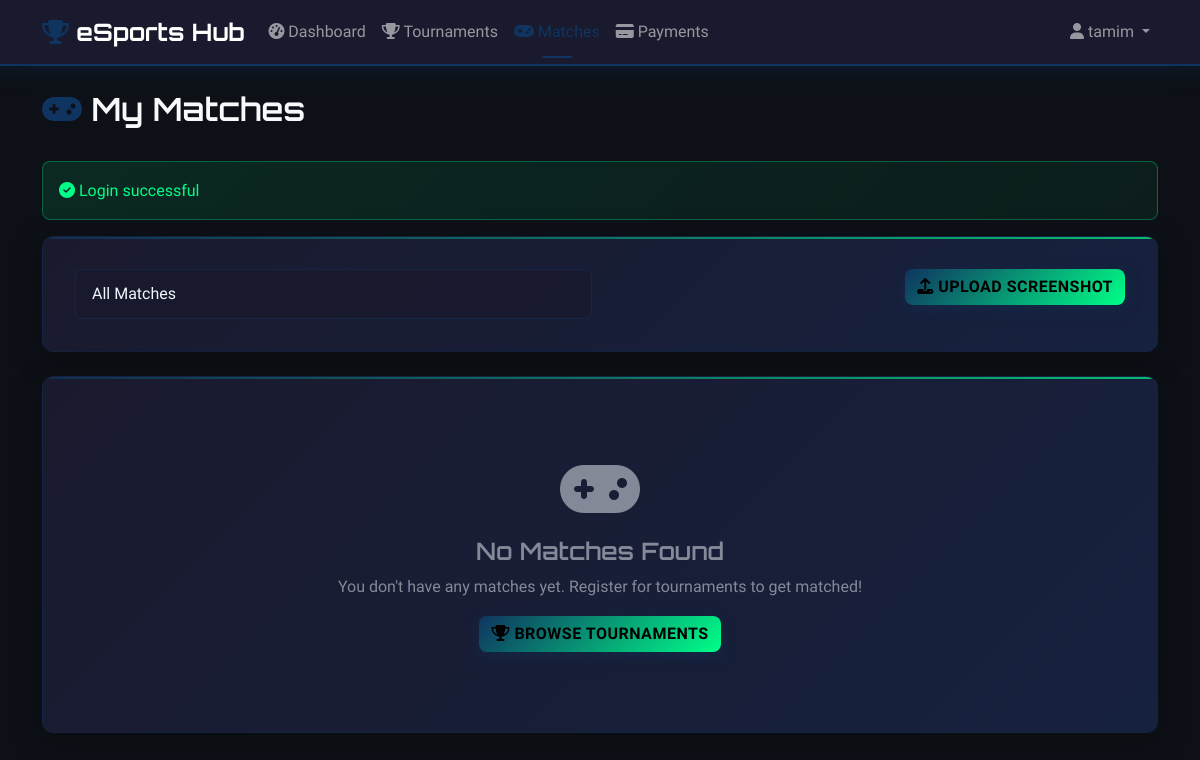
The page /user/matches.php (signed in) on the database as committed earlier.
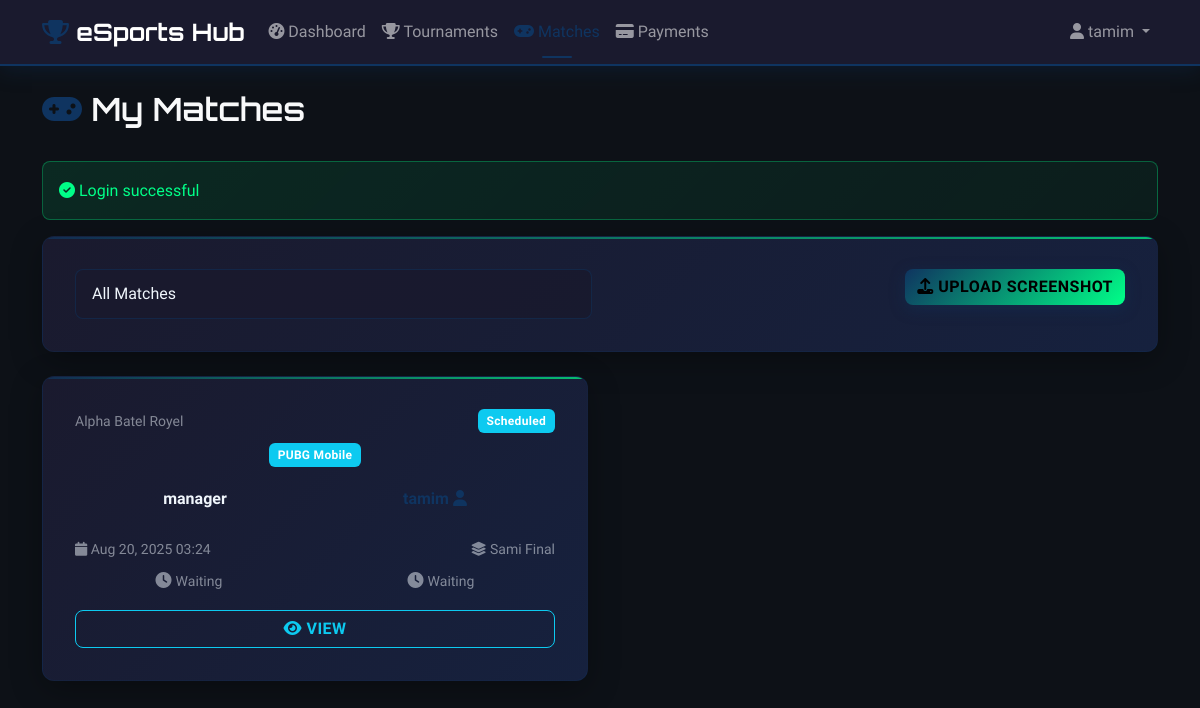
The same page on the database as committed later.
### tables this page shows
CREATE TABLE matches (
                    id INTEGER PRIMARY KEY AUTOINCREMENT,
                    tournament_id INTEGER NOT NULL,
                    team1_id INTEGER NOT NULL,
                    team2_id INTEGER NOT NULL,
                    team1_name VARCHAR(100),
                    team2_name VARCHAR(100),
                    status VARCHAR(20) DEFAULT 'scheduled',
                    score1 INTEGER,
                    score2 INTEGER,
                    winner_id INTEGER,
                    scheduled_at DATETIME,
                    started_at DATETIME,
                    completed_at DATETIME,
                    created_at DATETIME DEFAULT CURRENT_TIMESTAMP, scheduled_date DATETIME, updated_at TIMESTAMP DEFAULT CURRENT_TIMESTAMP, round VARCHAR(50), notes TEXT,
                    FOREIGN KEY (tournament_id) REFERENCES tournaments(id) ON DELETE CASCADE,
                    FOREIGN KEY (team1_id) REFERENCES users(id),
                    FOREIGN KEY (team2_id) REFERENCES users(id),
                    FOREIGN KEY (winner_id) REFERENCES users(id)
                );

CREATE TABLE tournaments (
                    id INTEGER PRIMARY KEY AUTOINCREMENT,
                    name VARCHAR(200) NOT NULL,
                    description TEXT,
                    game_type VARCHAR(100) NOT NULL,
                    max_teams INTEGER NOT NULL,
                    entry_fee DECIMAL(10,2) DEFAULT 0,
                    prize_pool DECIMAL(10,2) DEFAULT 0,
                    start_date DATETIME,
                    end_date DATETIME,
                    status VARCHAR(20) DEFAULT 'upcoming',
                    thumbnail VARCHAR(255),
                    created_at DATETIME DEFAULT CURRENT_TIMESTAMP,
                    updated_at DATETIME DEFAULT CURRENT_TIMESTAMP
                , winner_id INTEGER, runner_up_id INTEGER, third_place_id INTEGER, winner_prize DECIMAL(10,2) DEFAULT 0.00, runner_up_prize DECIMAL(10,2) DEFAULT 0.00, third_place_prize DECIMAL(10,2) DEFAULT 0.00);

### includes/functions.php (called while the page is built, shortened)
<?php
function formatDate($date, $format = 'M d, Y H:i') {
    return date($format, strtotime($date));
}
?>

### user/matches.php (the view, shortened to what the changed rows need)
<?php
require_once '../config/config.php';
$action = $_GET['action'] ?? 'list';
$userId = $_SESSION['user_id'];
if ($action === 'list') {
    $whereClause = 'WHERE (m.team1_id = ? OR m.team2_id = ?)';
    $params = [$userId, $userId];
    $stmt = $pdo->prepare("
        SELECT m.*, t.name as tournament_name, t.game_type,
               u1.username as team1_name, u2.username as team2_name,
               uw.username as winner_name,
               ms1.screenshot_url as team1_screenshot,
               ms2.screenshot_url as team2_screenshot
        FROM matches m
        JOIN tournaments t ON m.tournament_id = t.id
        JOIN users u1 ON m.team1_id = u1.id
        JOIN users u2 ON m.team2_id = u2.id
        LEFT JOIN users uw ON m.winner_id = uw.id
        LEFT JOIN match_screenshots ms1 ON m.id = ms1.match_id AND ms1.team_id = u1.id
        LEFT JOIN match_screenshots ms2 ON m.id = ms2.match_id AND ms2.team_id = u2.id
        $whereClause
        ORDER BY m.scheduled_date DESC, m.created_at DESC
    ");
    $stmt->execute($params);
    $matches = $stmt->fetchAll();
}
?>
<!DOCTYPE html>
<html lang="en">
<head>
    <link href="https://cdn.jsdelivr.net/npm/bootstrap@5.3.0/dist/css/bootstrap.min.css" rel="stylesheet">
    <link rel="stylesheet" href="https://cdnjs.cloudflare.com/ajax/libs/font-awesome/6.4.0/css/all.min.css">
    <link rel="stylesheet" href="../assets/css/style.css">
</head>
<body>
    <div class="container my-4">
        <div class="d-flex justify-content-between align-items-center mb-4">
            <h2 class="text-light">
                <i class="fas fa-gamepad text-accent"></i>
                <?= $action === 'view' ? 'Match Details' : ($action === 'upload' ? 'Upload Screenshot' : 'My Matches') ?>
            </h2>
        </div>
        <?php if ($action === 'list'): ?>
            <?php if (empty($matches)): ?>
                <div class="gaming-card">
                    <div class="text-center text-light-50 py-5">
                        <i class="fas fa-gamepad fa-4x mb-3"></i>
                        <h4>No Matches Found</h4>
                        <p>You don't have any matches yet. Register for tournaments to get matched!</p>
                        <a href="tournaments.php" class="btn btn-accent">
                            <i class="fas fa-trophy"></i> Browse Tournaments
                        </a>
                    </div>
                </div>
            <?php else: ?>
                <div class="row">
                    <?php foreach ($matches as $match): ?>
                        <div class="col-lg-6 mb-4">
                            <div class="gaming-card match-card h-100">
                                <div class="match-header mb-3">
                                    <div class="d-flex justify-content-between align-items-center mb-2">
                                        <small class="text-light-50"><?= htmlspecialchars($match['tournament_name']) ?></small>
                                        <span class="badge bg-<?= $match['status'] === 'completed' ? 'success' : ($match['status'] === 'live' ? 'danger' : 'info') ?>">
                                            <?= ucfirst($match['status']) ?>
                                        </span>
                                    </div>
                                    <div class="text-center">
                                        <span class="badge bg-info"><?= htmlspecialchars($match['game_type']) ?></span>
                                    </div>
                                </div>
                                <div class="match-teams mb-3">
                                    <div class="d-flex align-items-center justify-content-between">
                                        <div class="team-info text-center">
                                            <div class="team-name <?= $match['team1_id'] == $userId ? 'text-accent fw-bold' : '' ?>">
                                                <?= htmlspecialchars($match['team1_name']) ?>
                                            </div>
                                        </div>
                                        <div class="team-info text-center">
                                            <div class="team-name <?= $match['team2_id'] == $userId ? 'text-accent fw-bold' : '' ?>">
                                                <?php if ($match['team2_id'] == $userId): ?>
                                                    <i class="fas fa-user text-accent"></i>
                                                <?php endif; ?>
                                            </div>
                                        </div>
                                    </div>
                                </div>
                                <div class="match-details mb-3">
                                    <?php if ($match['scheduled_date']): ?>
                                        <div class="d-flex justify-content-between text-light-50 small mb-2">
                                            <span><i class="fas fa-calendar"></i> <?= formatDate($match['scheduled_date']) ?></span>
                                            <?php if ($match['round']): ?>
                                                <span><i class="fas fa-layer-group"></i> <?= htmlspecialchars($match['round']) ?></span>
                                            <?php endif; ?>
                                        </div>
                                    <?php endif; ?>
                                    <div class="screenshot-status">
                                        <div class="row">
                                            <div class="col-6 text-center">
                                                <?php if ($match['team1_screenshot']): ?>
                                                    <i class="fas fa-check-circle text-success"></i>
                                                    <small class="text-success">Screenshot Uploaded</small>
                                                <?php elseif ($match['team1_id'] == $userId && $match['status'] !== 'scheduled'): ?>
                                                    <i class="fas fa-exclamation-triangle text-warning"></i>
                                                    <small class="text-warning">Upload Required</small>
                                                <?php else: ?>
                                                    <i class="fas fa-clock text-light-50"></i>
                                                    <small class="text-light-50">Waiting</small>
                                                <?php endif; ?>
                                            </div>
                                            <div class="col-6 text-center">
                                                <?php if ($match['team2_screenshot']): ?>
                                                    <i class="fas fa-check-circle text-success"></i>
                                                    <small class="text-success">Screenshot Uploaded</small>
                                                <?php elseif ($match['team2_id'] == $userId && $match['status'] !== 'scheduled'): ?>
                                                    <i class="fas fa-exclamation-triangle text-warning"></i>
                                                    <small class="text-warning">Upload Required</small>
                                                <?php else: ?>
                                                    <i class="fas fa-clock text-light-50"></i>
                                                    <small class="text-light-50">Waiting</small>
                                                <?php endif; ?>
                                            </div>
                                        </div>
                                    </div>
                                </div>
                                <div class="match-actions mt-auto">
                                    <div class="row g-2">
                                        <div class="col">
                                            <a href="?action=view&id=<?= $match['id'] ?>" class="btn btn-outline-info w-100">
                                                <i class="fas fa-eye"></i> View
                                            </a>
                                        </div>
                                    </div>
                                </div>
                            </div>
                        </div>
                    <?php endforeach; ?>
                </div>
            <?php endif; ?>
        <?php endif; ?>
    </div>
</body>
</html>

Rows that differ between the two databases and show on the page:
added matches: tournament.name "Alpha Batel Royel", status "Scheduled", tournament.game_type "PUBG Mobile", team1_name "manager", scheduled_date "Aug 20, 2025 03:24", round "Sami Final", shows "Waiting"
Other text that changed with them:
text no longer shown: "No Matches Found You don't have any matches yet. Register for tournaments to get matched! BROWSE TOURNAMENTS"
